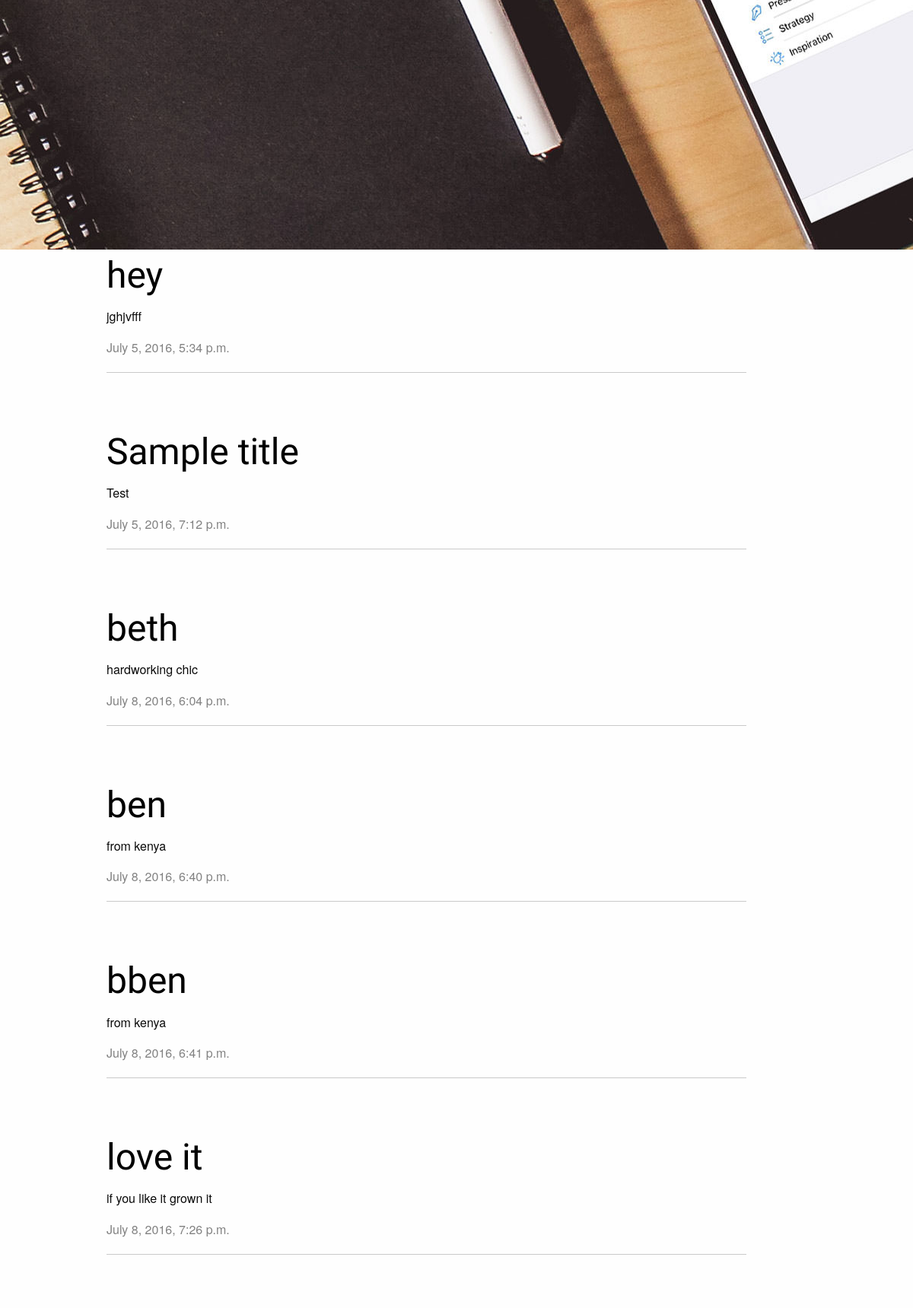
Before: / (lower part) with the older database file.
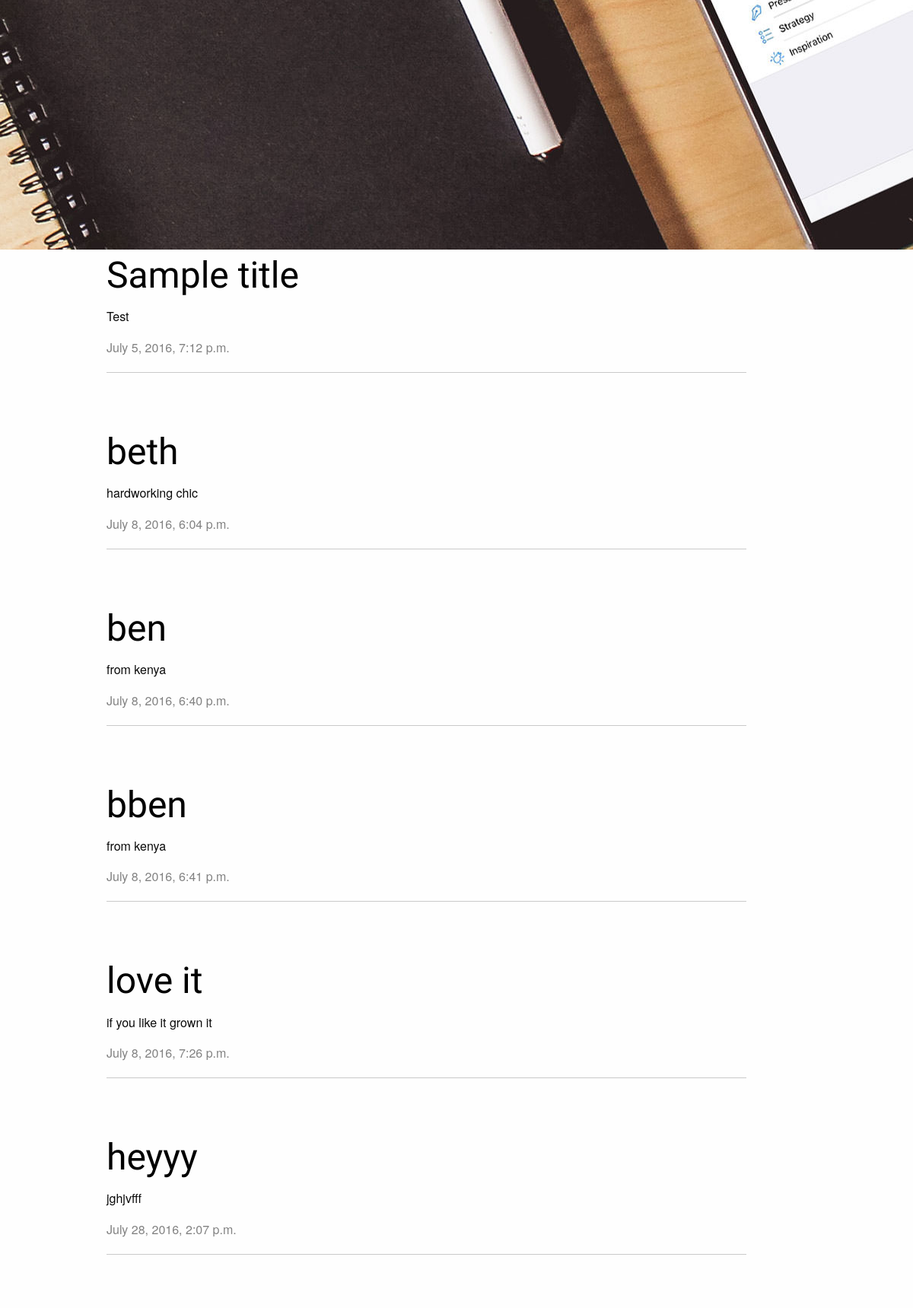
After: the same page with the newer database file.
### blog/models.py (models this page shows, shortened)
class Post(models.Model):
    author = models.ForeignKey('auth.User')
    title = models.CharField(max_length=200)
    text = models.TextField()
    created_date = models.DateTimeField(
            default=timezone.now)
    published_date = models.DateTimeField(
            blank=True, null=True)

### blog/views.py (the view)
# urls.py: url(r'^$', views.post_list, name='post_list'),
def post_list(request):
    posts = Post.objects.filter(published_date__lte=timezone.now()).order_by('published_date')
    return render(request, 'blog/post_list.html', {'posts': posts})

### blog/templates/blog/post_list.html
{% extends 'blog/base.html' %}
       {% block content %}
       <div class="large-12 columns">
<div class="large-10 columns">
    {% for post in posts %}
        <div class="post">
            <h1><a href="{% url 'post_detail' pk=post.pk %}">{{ post.title }}</a></h1>
            <p>{{ post.text|linebreaksbr }}</p>
             <div class="date">
                {{ post.published_date }}
            </div><hr>
        </div>
    {% endfor %}
    </div>
    <div class="large-2 columns"><br></div>
    </div>
{% endblock %}

Changed rows visible on the page:
changed Post "jghjvfff": title "hey" → "heyyy"; published_date "July 5, 2016, 5:34 p.m." → "July 28, 2016, 2:07 p.m."; moves down the list
